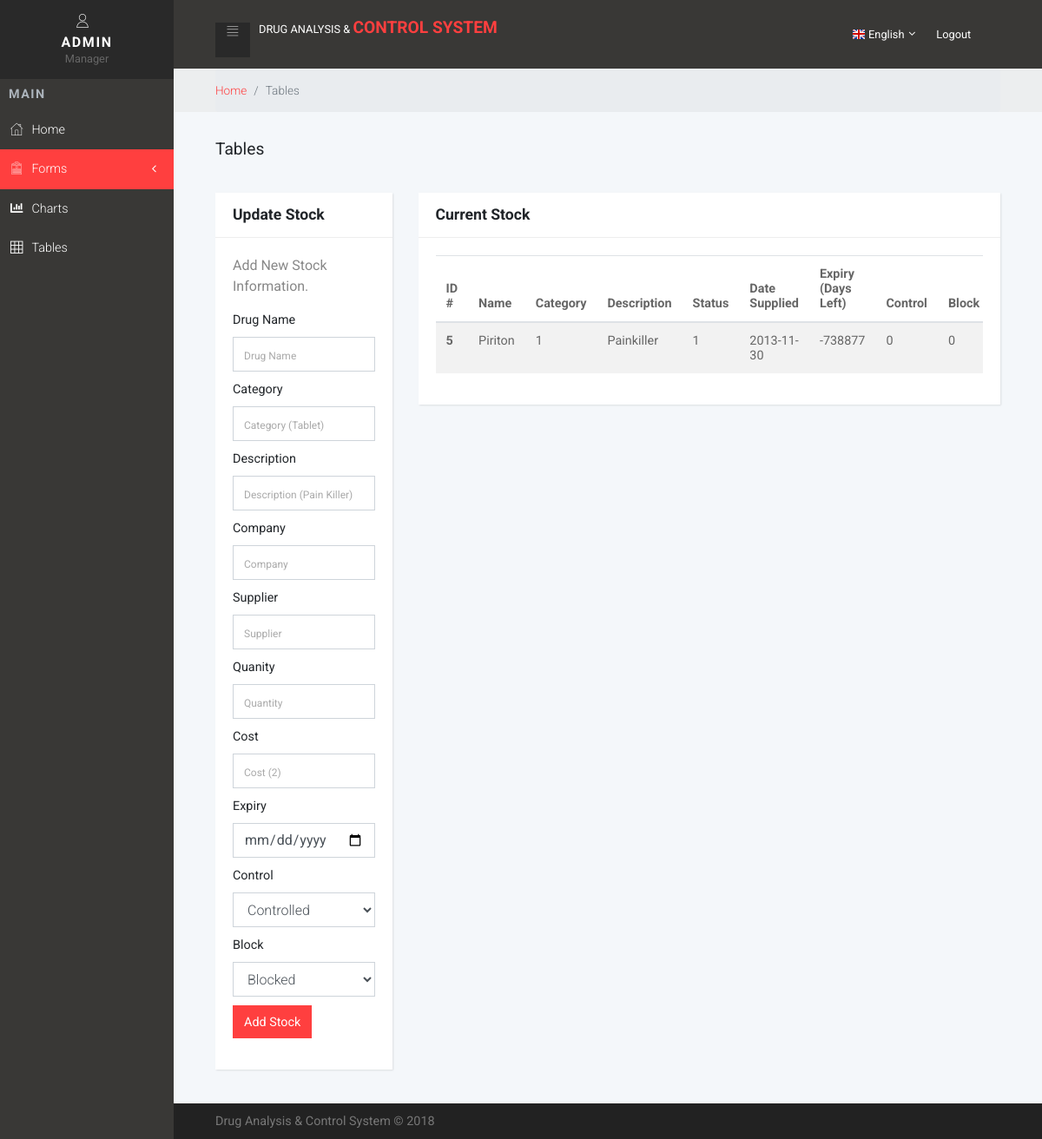
/old/update_stock.php?stock_id=5 (signed in), run on the app's committed database.
### tables this page shows
CREATE TABLE `stock` (
  `stock_id` tinyint(5) NOT NULL,
  `drug_name` varchar(20) NOT NULL,
  `category` int(11) NOT NULL,
  `description` varchar(50) NOT NULL,
  `supplier` int(11) NOT NULL,
  `quantity` decimal(10,0) NOT NULL,
  `total` int(11) NOT NULL,
  `cost` decimal(10,0) NOT NULL,
  `price` decimal(10,2) NOT NULL,
  `status` int(11) NOT NULL DEFAULT 1,
  `controlled` int(11) NOT NULL,
  `Blocked` int(11) NOT NULL,
  `date_supplied` date NOT NULL,
  `expiry` date NOT NULL
);

### old/update_stock.php (the view, shortened to what this page needs)
<?php
    if(isset($_SESSION['username']))
        {
            $user=$_SESSION['username'];
        }
        else
            {
                header("location:http://".$_SERVER['HTTP_HOST'].dirname($_SERVER['PHP_SELF'])."/index.php");
                exit();
            }
?>
<!DOCTYPE html>
<html>
  <head>
    <link rel="stylesheet" href="vendor/bootstrap/css/bootstrap.min.css">
    <link rel="stylesheet" href="vendor/font-awesome/css/font-awesome.min.css">
    <link rel="stylesheet" href="https://use.fontawesome.com/releases/v5.3.1/css/all.css">
    <link rel="stylesheet" href="css/fontastic.css">
    <link rel="stylesheet" href="css/grasp_mobile_progress_circle-1.0.0.min.css">
    <link rel="stylesheet" href="vendor/malihu-custom-scrollbar-plugin/jquery.mCustomScrollbar.css">
    <link rel="stylesheet" href="css/style.red.css" id="theme-stylesheet">
    <link rel="stylesheet" href="css/custom.css">
  </head>
  <body>
    <nav class="side-navbar">
      <div class="side-navbar-wrapper">
        <div class="sidenav-header d-flex align-items-center justify-content-center">
          <div class="sidenav-header-inner text-center"><i class="icon-user"></i>
            <h2 class="h5"><?php echo $user;?></h2><span>Manager</span>
          </div>
        </div>
        <div class="main-menu">
          <h5 class="sidenav-heading">Main</h5>
          <ul id="side-main-menu" class="side-menu list-unstyled">
            <li><a href="manager.php"> <i class="icon-home"></i>Home                             </a></li>
            <li class="active"><a href="#exampledropdownDropdown" aria-expanded="false" data-toggle="collapse"> <i class="icon-form"></i>Forms </a>
            </li>
            <li><a href="charts.php"> <i class="fa fa-bar-chart"></i>Charts                             </a></li>
            <li><a href="manager_tables.php"> <i class="icon-grid"></i>Tables                             </a></li>
          </ul>
        </div>
      </div>
    </nav>
    <div class="page">
      <header class="header">
        <nav class="navbar">
          <div class="container-fluid">
            <div class="navbar-holder d-flex align-items-center justify-content-between">
              <div class="navbar-header"><a id="toggle-btn" href="#" class="menu-btn"><i class="icon-bars"> </i></a><a href="manager.php" class="navbar-brand">
                  <div class="brand-text d-none d-md-inline-block"><span>Drug Analysis</span>&nbsp&&nbsp<strong class="text-primary">Control System</strong></div></a></div>
              <ul class="nav-menu list-unstyled d-flex flex-md-row align-items-md-center">
                <li class="nav-item dropdown"><a id="languages" rel="nofollow" data-target="#" href="#" data-toggle="dropdown" aria-haspopup="true" aria-expanded="false" class="nav-link language dropdown-toggle"><img src="img/flags/16/GB.png" alt="English"><span class="d-none d-sm-inline-block">English</span></a>
                </li>
                <li class="nav-item"><a href="logout.php" class="nav-link logout"> <span class="d-none d-sm-inline-block">Logout</span><i class="fa fa-sign-out"></i></a></li>
              </ul>
            </div>
          </div>
        </nav>
      </header>
      <div class="breadcrumb-holder">
        <div class="container-fluid">
          <ul class="breadcrumb">
            <li class="breadcrumb-item"><a href="admin.php">Home</a></li>
            <li class="breadcrumb-item active">Tables       </li>
          </ul>
        </div>
      </div>
      <section>
        <div class="container-fluid">
          <header>
            <h1 class="h3 display">Tables            </h1>
          </header>
          <div class="row">
            <div class="col-lg-3">
              <div class="card">
                <div class="card-header d-flex align-items-center">
                  <h4>Update Stock</h4>
                </div>
                <div class="card-body">
                  <p>Add New Stock Information.</p>
                  <form method="post" action="add_stock.php">
                    <div class="form-group">
                      <label>Drug Name</label>
                      <input type="text" name="drug_name" id="drug_name" placeholder="Drug Name" class="form-control">
                    </div>
                    <div class="form-group">
                      <label>Category</label>
                      <input type="text" name="category" id="category" placeholder="Category (Tablet)" class="form-control">
                    </div>
                    <div class="form-group">
                      <label>Description</label>
                      <input type="text" name="description" id="description" placeholder="Description (Pain Killer)" class="form-control">
                    </div>
                    <div class="form-group">
                      <label>Company</label>
                      <input type="text" name="company" id="company" placeholder="Company" class="form-control">
                    </div>
                    <div class="form-group">
                      <label>Supplier</label>
                      <input type="text" name="supplier" id="supplier" placeholder="Supplier" class="form-control">
                    </div>
                    <div class="form-group">
                      <label>Quanity</label>
                      <input type="text" name="quantity" placeholder="Quantity" id="quantity" class="form-control">
                    </div>
                    <div class="form-group">
                      <label>Cost</label>
                      <input type="text" name="cost" id="cost" placeholder="Cost (2)" class="form-control">
                    </div>
                    <div class="form-group">
                      <label>Expiry</label>
                      <input type="date" name="expiry" id="expiry" placeholder="20-12-2020" class="form-control">
                    </div>
                    <div class="form-group">
                      <label>Control</label>
                      <select class="form-control" name="control" id="control">
                                <option>Controlled</option>
                            </select>
                    </div>
                    <div class="form-group">
                        <label>Block</label>
                        <select class="form-control" name="Blocked" id="Blocked" >
                            <option>Blocked</option>
                        </select>
                    </div>
                    <div class="form-group">
                      <input type="submit" name="submit" value="Add Stock" class="btn btn-primary">
                    </div>
                  </form>
                </div>
              </div>
            </div>
            <div class="col-lg-9">
              <div class="card">
                <div class="card-header">
                  <h4>Current Stock</h4>
                </div>
                <div class="card-body">
                  <div class="table-responsive">
                    <?php
                    $mid = intval($_GET['stock_id']);
                    $result = mysql_query("SELECT * FROM stock where stock_id = $mid") or die(mysql_error());
                    echo '<table class="table table-striped table-hover">';
                      echo "<thead>
                        <tr>
                          <th>ID #</th>
                          <th>Name</th>
                          <th>Category</th>
                          <th>Description</th>
                          <th>Status</th>
                          <th>Date Supplied</th>
                          <th>Expiry (Days Left)</th>
                          <th>Control</th>
                          <th>Block</th>
                        </tr>
                      </thead>";
                      while ($row = mysql_fetch_array($result)) {
                      echo "<tbody>";
                        echo "<tr>";
                          echo '<th scope="row">' . $row['stock_id'] . '</th>';
                          echo '<td>' .$row['drug_name']. '</td>';
                          echo '<td>' .$row['category']. '</td>';
                          echo '<td>' .$row['description']. '</td>';
                          echo '<td>' .$row['status']. '</td>';
                          echo '<td>' .$row['date_supplied']. '</td>';
                          $i =0;
                            do {
                                $tempdate = $row['expiry'];
                                $date1 = strtotime($tempdate);
                                $date2 = strtotime("now");
                                $diff = $date1 - $date2;
                                $finaldate = floor($diff/(60*60*24));
                                echo '<td>' .$finaldate. '</td>';
                                $i++;
                            } while ($i <= 0);
                            echo '<td>' .$row['controlled']. '</td>';
                            echo '<td>' .$row['Blocked']. '</td>';
                          ?>
                        </tr>
                      </tbody>
                      <?php
                      }
                    echo "</table>";
                    ?>
                  </div>
                </div>
              </div>
            </div>
          </div>
        </div>
      </section>
      <footer class="main-footer">
        <div class="container-fluid">
          <div class="row">
            <div class="col-sm-6">
              <p>Drug Analysis & Control System &copy; 2018</p>
            </div>
          </div>
        </div>
      </footer>
    </div>
  </body>
</html>

### data on the page
stock: stock_id "5", drug_name "Piriton", category "1", description "Painkiller", status "1", date_supplied "2013-11-30", controlled "0", Blocked "0"

### other printed values
$user "ADMIN"
